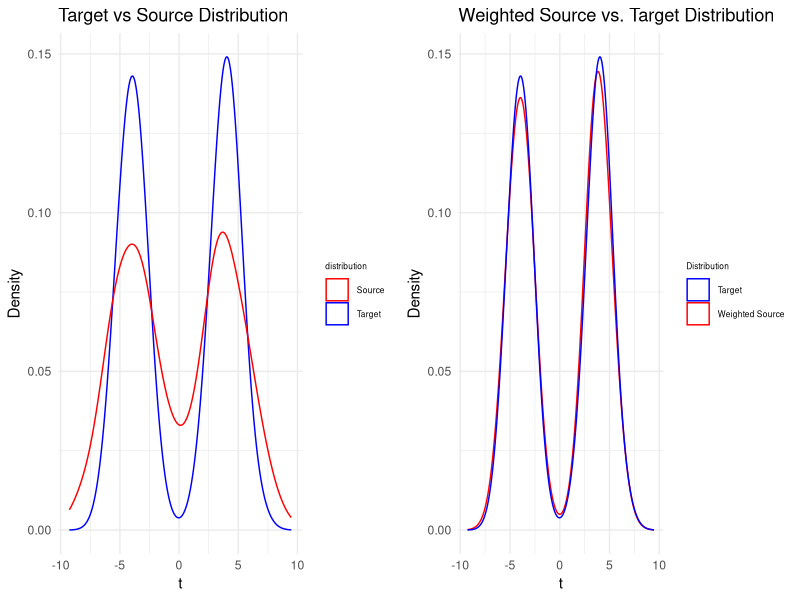

The R source for this figure:
## ---- chunk 1
knitr::opts_chunk$set(echo = TRUE)
library(ggplot2)
library(MASS)
library(dplyr)
library(gridExtra)
library(mvtnorm)
## ---- chunk 2
# ----------------------------
# 1) Setup
# ----------------------------
set.seed(123)  # for reproducibility

D <- 20
v <- seq_len(D)  # v = (1, 2, ..., 20)

n_source <- 1000
n_target <- 1000

# ----------------------------
# 2) Define mixture distributions
# ----------------------------
# Q (target): t ~ 0.5*N(-4, 1) + 0.5*N(4, 1)
# P (source): t ~ 0.5*N(-4, 4) + 0.5*N(4, 4)

# A helper function to sample from a 2-component mixture
# with equal weights 0.5 and 0.5, given:
#   means = c(m1, m2), sds = c(sd1, sd2), and total n
mix_2_gaussian <- function(n, means, sds) {
  # Step 1: Decide which component each point comes from
  comps <- sample.int(2, size = n, replace = TRUE, prob = c(0.5, 0.5))
  
  # Step 2: For each chosen component, draw from corresponding Normal
  rnorm(n, mean = means[comps], sd = sds[comps])
}

# ----------------------------
# 3) Generate the scalars t
# ----------------------------
target_t <- mix_2_gaussian(
  n    = n_target,
  means = c(-4, 4),
  sds   = c(1, 1)
)

source_t <- mix_2_gaussian(
  n    = n_source,
  means = c(-4, 4),
  sds   = c(2, 2)  # because variance=4 => sd=2
)

# ----------------------------
# 4) Embed each scalar in D-dimensional space: X = t * v
# ----------------------------
X_target <- outer(target_t, v)  # n_target x D matrix
X_source <- outer(source_t, v)  # n_source x D matrix

# Optionally, convert to data frames:
df_target <- as.data.frame(X_target)
df_source <- as.data.frame(X_source)

# Now you have (X_source, X_target) with dimension 20,
# each lying on the line spanned by v (since x = t*v).

f_target <- function(t) {
  0.5 * dnorm(t, mean = -4, sd = 1) +
  0.5 * dnorm(t, mean = 4,  sd = 1)
}

f_source <- function(t) {
  0.5 * dnorm(t, mean = -4, sd = 2) +
  0.5 * dnorm(t, mean = 4,  sd = 2)
}

# True weight function w(t)
w_fun <- function(t) {
  f_target(t) / f_source(t)
}


## ---- chunk 3
compute_histogram_ratio <- function(x, target_data, source_data, r) {
  # x is a numeric vector of length d
  # target_data: n0 x d
  # source_data: n1 x d
  # r: numeric radius
  
  n0 <- nrow(target_data)
  n1 <- nrow(source_data)
  
  # Indicator sum for target_data
  # 1/ if distance <= r, 0/ otherwise
  # We'll compute Euclidean distance from x to each row in target_data
  dist_target <- apply(target_data, 1, function(xi) sqrt(sum((xi - x)^2)))
  indicators_target <- (dist_target <= r)
  numerator <- mean(indicators_target)  # (1/n0) sum_i 1(...)
  
  # Indicator sum for source_data
  dist_source <- apply(source_data, 1, function(xi) sqrt(sum((xi - x)^2)))
  indicators_source <- (dist_source <= r)
  denominator <- mean(indicators_source)  # (1/n1) sum_j 1(...)
  
  # Avoid division by zero if the denominator = 0
  if (denominator == 0) {
    ratio <- Inf  # or define a small offset to avoid Inf, e.g. ratio <- numerator / (denominator + 1e-10)
  } else {
    ratio <- numerator / denominator
  }
  
  # To obtain the re-weighted test vector
  alpha = log(n0) / n0
  estimate_reweight <- ifelse(
    denominator >= alpha, ratio, 0
  )
  
  list(ratio = ratio, 
       estimation = estimate_reweight)
}

target_sample_n = 1000
source_sample_n = 1000
min_sample = min(target_sample_n, source_sample_n)
# Choose parameters
r = 45
test_n = 1000
set.seed(335)

test_t <- mix_2_gaussian(
  n     = test_n,
  means = c(-4, 4),
  sds   = c(2, 2)
)

# Embed in D dimensions
X_test <- outer(test_t, v)
test_estimations <- matrix(NA, nrow = test_n, ncol = 2)
weighted_ratio   <- numeric(test_n)

for (i in seq_len(test_n)) {
  # x_test is 1 x D
  x_test <- X_test[i, ]   # a single test sample
  
  # Compute histogram ratio
  hist_ratio <- compute_histogram_ratio(x_test, X_target, X_source, r)
  weighted_ratio[i]         <- hist_ratio$ratio
  test_estimations[i, 1]    <- hist_ratio$estimation
  test_estimations[i, 2]    <- x_test[1] / v[1]  # store the 1st coordinate, or any coordinate
}

estimations_df <- data.frame(
  estimation = test_estimations[, 1],
  t          = test_estimations[, 2]
)
## ---- chunk 4
# Visualize estimation result

# source dataframe
df_t_w_source <- data.frame(
  t = source_t,
  w = w_fun(source_t),
  f = f_source(source_t)
)

# target dataframe
target_f <- data.frame(
  t = target_t,
  f = f_target(target_t)
) 

source_target <- ggplot() +
  geom_density(data = df_target, aes(x = V1, color = "Target")) +
  geom_density(data = df_source, aes(x = V1, color = "Source")) +
  scale_color_manual(
    name   = "distribution",  # this is the legend title
    values = c("Target" = "blue",
               "Source" = "red")
  ) +
  labs(x = "t", y = "Density", title = "Target vs Source Distribution") +
  theme_minimal() +
  theme(
    legend.title = element_text(size = 6),  # Smaller legend title
    legend.text  = element_text(size = 6)    # Smaller legend text
  )

estimation_true <- ggplot() +
  geom_density(data = df_t_w_source, aes(x = t, weight = w, color = "Weighted Source")) +
  geom_density(data = target_f, aes(x = t, color = "Target")) +
  scale_color_manual(
    name = "Distribution",
    values = c("Weighted Source" = "red", "Target" = "blue")
  ) +
  labs(
    x = "t",
    y = "Density",
    title = "Weighted Source vs. Target Distribution"
  ) +
  theme_minimal() +
  theme(
    legend.title = element_text(size = 6),  # Smaller legend title
    legend.text  = element_text(size = 6)    # Smaller legend text
  )


# estimation_true <- ggplot() +
#   geom_point(
#     data = df_t_w_source,
#     aes(x = t, y = w, color = "True Weight"),
#     alpha = 0.3
#   ) +
#   # Estimated weight (red)
#   geom_point(
#     data = estimations_df,
#     aes(x = t, y = estimation, color = "Estimated Weight"),
#     alpha = 0.3
#   ) +
#   scale_color_manual(
#     name   = "weights",  # this is the legend title
#     values = c("True Weight" = "blue",
#                "Estimated Weight" = "red")
#   ) +
#   labs(
#     x = "t",
#     y = "Weight",
#     title = "Estimated vs. True Density"
#   ) +
#   theme_minimal() +
#   theme(
#     legend.title = element_text(size = 7),  # Smaller legend title
#     legend.text  = element_text(size = 7)    # Smaller legend text
#   )

grid.arrange(source_target, estimation_true, ncol = 2)
